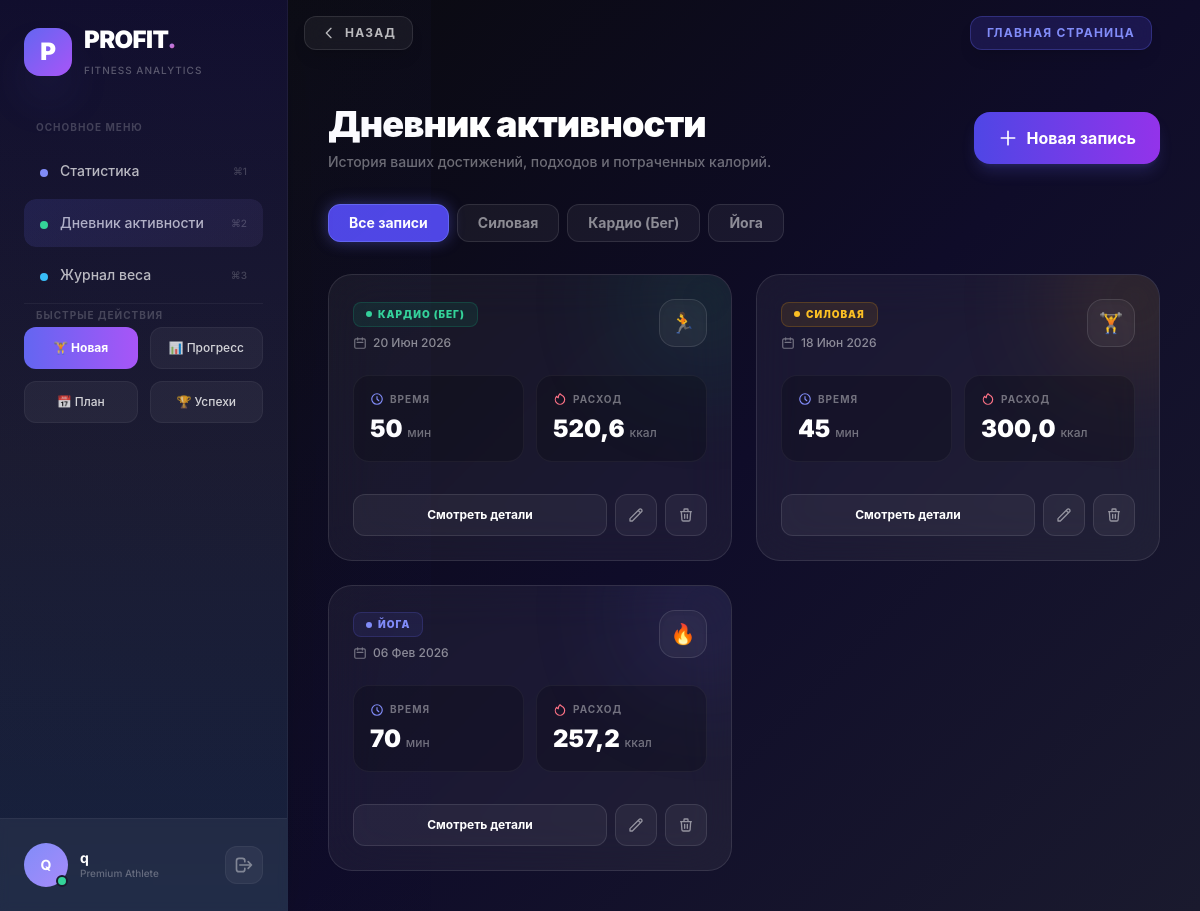
The app's page /workouts/ (signed in), older data.
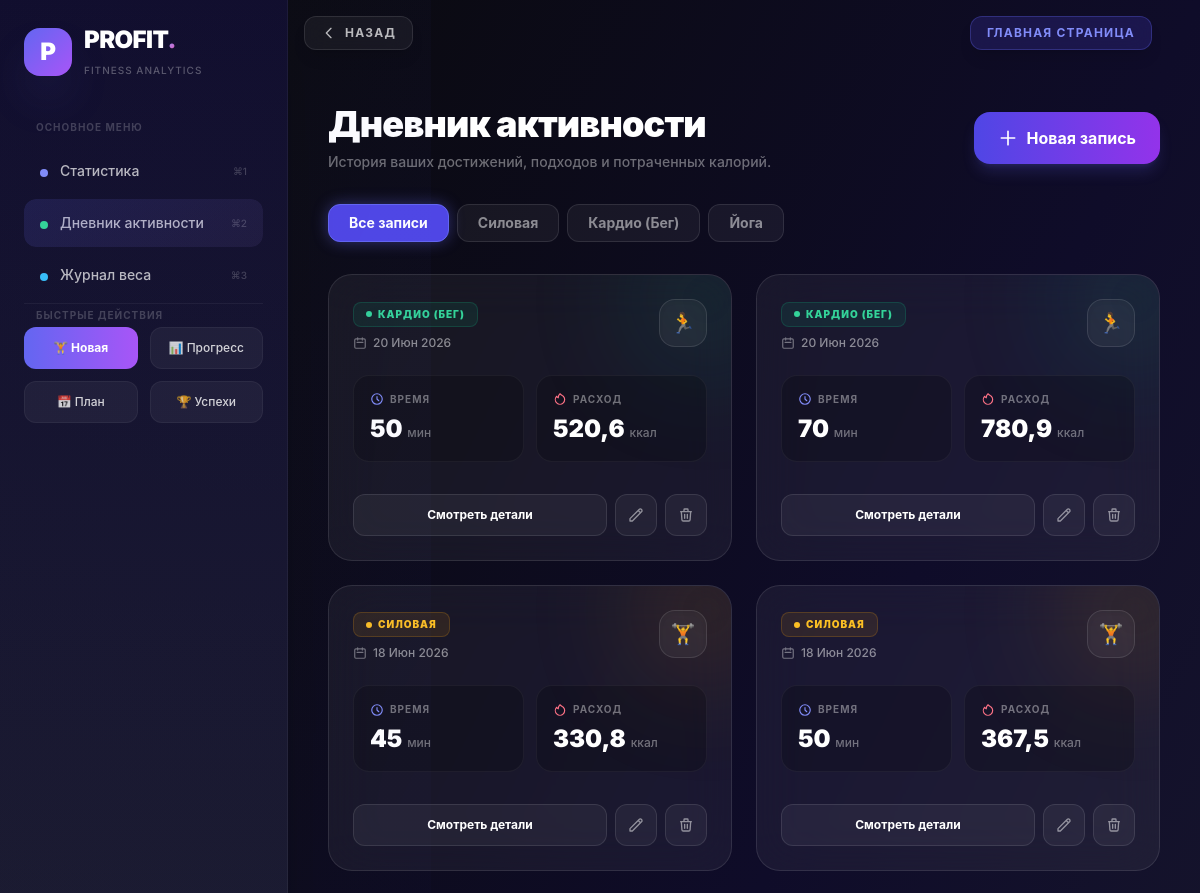
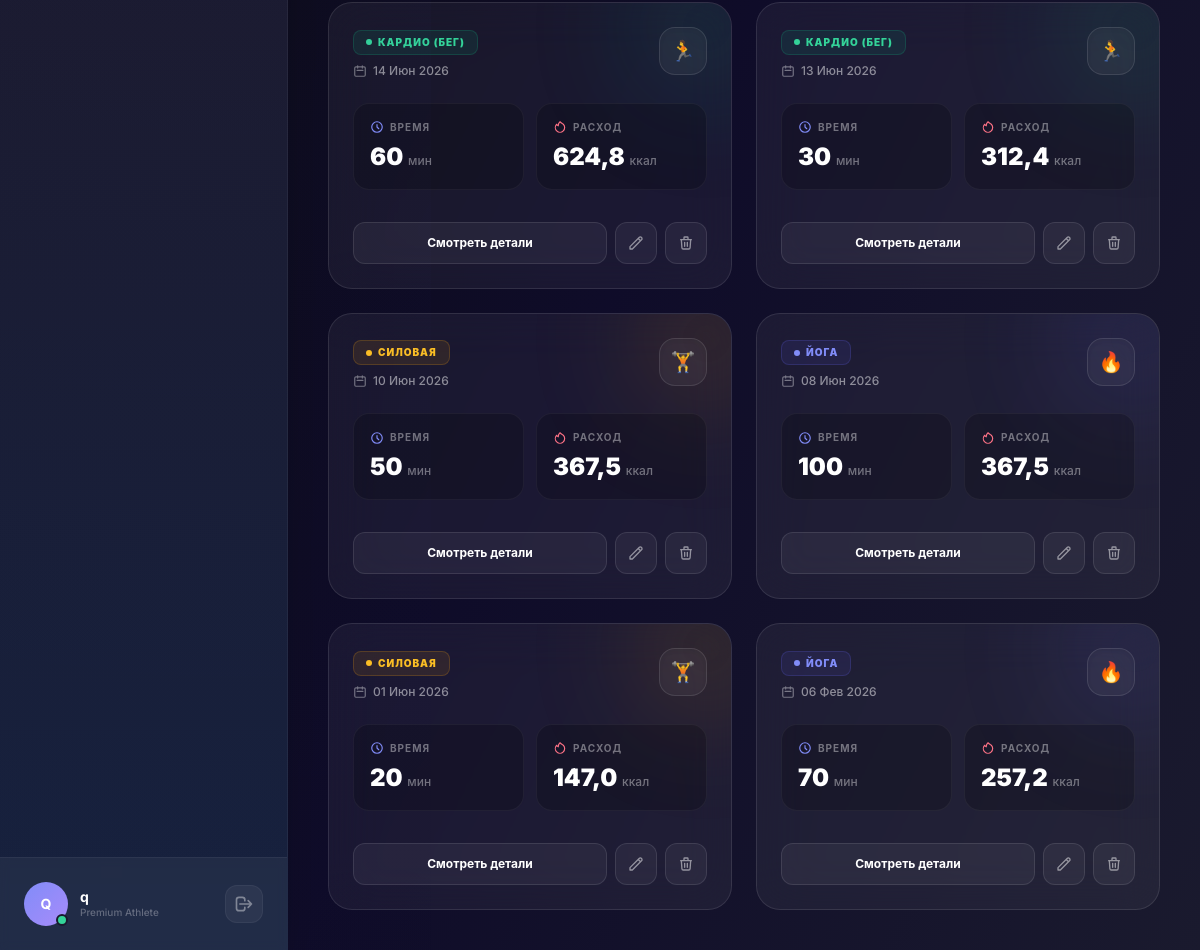
The same page, newer data (2 pictures, top to bottom).
### apps/workouts/models.py (models this page shows, shortened)
class WorkoutType(models.Model):
    name = models.CharField(max_length=50, unique=True)
    met_coefficient = models.FloatField(default=5.0, help_text="Используется для точного расчета ккал по формуле MET")
    class Meta:
        verbose_name = 'Тип тренировки'
        verbose_name_plural = 'Типы тренировок'

class Workout(models.Model):
    user = models.ForeignKey(User, on_delete=models.CASCADE, related_name='workouts')
    date = models.DateField()
    type = models.ForeignKey(WorkoutType, on_delete=models.PROTECT)
    duration_minutes = models.PositiveIntegerField()
    calories_burned = models.FloatField()
    class Meta:
        verbose_name = 'Тренировка'
        verbose_name_plural = 'Тренировки'
        ordering = ['-date']

### apps/workouts/views.py (the view)
# urls.py: path('', WorkoutListView.as_view(), name='workout_list'),
class WorkoutListView(LoginRequiredMixin, ListView):
    model = Workout
    template_name = 'workouts/workout_list.html'
    context_object_name = 'workouts'
    paginate_by = 10
    def get_queryset(self):
        queryset = Workout.objects.filter(user=self.request.user).select_related('type')
        type_id = self.request.GET.get('type')
        if type_id:
            queryset = queryset.filter(type_id=type_id)
        return queryset
    def get_context_data(self, **kwargs):
        context = super().get_context_data(**kwargs)
        context['workout_types'] = WorkoutType.objects.all()
        context['active_type'] = self.request.GET.get('type', '')
        return context

### templates/workouts/workout_list.html (shortened to what the changed rows need)
{% extends 'base.html' %}
{% block content %}
<div class="flex flex-col md:flex-row justify-between items-start md:items-center mb-8 gap-6">
    <div>
        <h2 class="text-4xl font-black text-white tracking-tight flex items-center gap-3">
            Дневник активности
        </h2>
    </div>
</div>
{% if workout_types %}
<div class="flex flex-wrap gap-2 mb-8">
    <a href="{% url 'workouts:workout_list' %}"
       class="px-5 py-2 rounded-xl text-sm font-bold transition-all duration-300 border
       {% if not active_type %}
           bg-indigo-600 border-indigo-500 text-white shadow-[0_0_15px_rgba(99,102,241,0.4)]
       {% else %}
           bg-white/5 border-white/10 text-white/50 hover:bg-white/10 hover:text-white
       {% endif %}">
        Все записи
    </a>
    {% for w_type in workout_types %}
    <a href="?type={{ w_type.id }}"
       class="px-5 py-2 rounded-xl text-sm font-bold transition-all duration-300 border
       {% if active_type == w_type.id|stringformat:'s' %}
           {% if w_type.name == 'Силовая' %}
               bg-amber-500/20 border-amber-500 text-amber-400 shadow-[0_0_15px_rgba(245,158,11,0.2)]
           {% elif w_type.name == 'Кардио' or 'Бег' in w_type.name %}
               bg-emerald-500/20 border-emerald-500 text-emerald-400 shadow-[0_0_15px_rgba(16,185,129,0.2)]
           {% else %}
               bg-indigo-600 border-indigo-500 text-white shadow-[0_0_15px_rgba(99,102,241,0.4)]
           {% endif %}
       {% else %}
           bg-white/5 border-white/10 text-white/50 hover:bg-white/10 hover:text-white
       {% endif %}">
        {{ w_type.name }}
    </a>
    {% endfor %}
</div>
{% endif %}
{% if workouts %}
<div class="grid grid-cols-1 md:grid-cols-2 xl:grid-cols-3 gap-6">
    {% for workout in workouts %}
    <div class="bg-white/5 backdrop-blur-xl rounded-3xl p-6 border border-white/10 hover:border-white/20 hover:-translate-y-1 transition-all duration-500 group flex flex-col relative overflow-hidden">
        <div class="absolute -top-10 -right-10 w-32 h-32 rounded-full blur-3xl opacity-20 group-hover:opacity-40 transition-opacity duration-500 pointer-events-none
            {% if workout.type.name == 'Силовая' %}bg-amber-500
            {% elif workout.type.name == 'Кардио' or 'Бег' in workout.type.name %}bg-emerald-500
            {% else %}bg-indigo-500{% endif %}">
        </div>
        <div class="flex justify-between items-start mb-6 relative z-10">
            <div>
                <span class="inline-flex items-center gap-1.5 px-3 py-1 text-[10px] font-black uppercase tracking-widest rounded-lg mb-2 border
                    {% if workout.type.name == 'Силовая' %}bg-amber-500/10 text-amber-400 border-amber-500/20
                    {% elif workout.type.name == 'Кардио' or 'Бег' in workout.type.name %}bg-emerald-500/10 text-emerald-400 border-emerald-500/20
                    {% else %}bg-indigo-500/10 text-indigo-400 border-indigo-500/20{% endif %}">
                    <span class="w-1.5 h-1.5 rounded-full animate-pulse
                        {% if workout.type.name == 'Силовая' %}bg-amber-400
                        {% elif workout.type.name == 'Кардио' or 'Бег' in workout.type.name %}bg-emerald-400
                        {% else %}bg-indigo-400{% endif %}"></span>
                    {{ workout.type.name }}
                </span>
                <p class="text-xs font-medium text-white/50 flex items-center gap-1.5">
                    <svg class="w-3.5 h-3.5 text-white/40" fill="none" stroke="currentColor" viewBox="0 0 24 24"><path stroke-linecap="round" stroke-linejoin="round" stroke-width="2" d="M8 7V3m8 4V3m-9 8h10M5 21h14a2 2 0 002-2V7a2 2 0 00-2-2H5a2 2 0 00-2 2v12a2 2 0 002 2z"/></svg>
                    {{ workout.date|date:"d M Y" }}
                </p>
            </div>
            <div class="w-12 h-12 rounded-2xl bg-white/5 flex items-center justify-center border border-white/10 group-hover:bg-white/10 transition-colors shadow-inner">
                <span class="text-xl">
                    {% if workout.type.name == 'Силовая' %}🏋️
                    {% elif workout.type.name == 'Кардио' or 'Бег' in workout.type.name %}🏃
                    {% else %}🔥{% endif %}
                </span>
            </div>
        </div>
        <div class="grid grid-cols-2 gap-3 mb-8 flex-grow relative z-10">
            <div class="bg-black/20 rounded-2xl p-4 border border-white/5">
                <p class="text-[10px] font-bold text-white/40 uppercase tracking-widest mb-1.5 flex items-center gap-1.5">
                    <svg class="w-3.5 h-3.5 text-indigo-400" fill="none" stroke="currentColor" viewBox="0 0 24 24"><path stroke-linecap="round" stroke-linejoin="round" stroke-width="2" d="M12 8v4l3 3m6-3a9 9 0 11-18 0 9 9 0 0118 0z"/></svg>
                    Время
                </p>
                <p class="text-2xl font-black text-white group-hover:text-indigo-300 transition-colors">{{ workout.duration_minutes }} <span class="text-xs font-medium text-white/40">мин</span></p>
            </div>
            <div class="bg-black/20 rounded-2xl p-4 border border-white/5">
                <p class="text-[10px] font-bold text-white/40 uppercase tracking-widest mb-1.5 flex items-center gap-1.5">
                    <svg class="w-3.5 h-3.5 text-rose-400" fill="none" stroke="currentColor" viewBox="0 0 24 24"><path stroke-linecap="round" stroke-linejoin="round" stroke-width="2" d="M17.657 18.657A8 8 0 016.343 7.343S7 9 9 10c0-2 .5-5 2.986-7C14 5 16.09 5.777 17.656 7.343A7.975 7.975 0 0120 13a7.975 7.975 0 01-2.343 5.657z"/></svg>
                    Расход
                </p>
                <p class="text-2xl font-black text-white group-hover:text-rose-300 transition-colors">{{ workout.calories_burned }} <span class="text-xs font-medium text-white/40">ккал</span></p>
            </div>
        </div>
        <div class="flex gap-2 relative z-10 mt-auto">
            <a href="{% url 'workouts:workout_detail' workout.pk %}" class="flex-1 py-3 text-center text-xs font-bold text-white bg-white/5 rounded-xl hover:bg-indigo-600 hover:text-white hover:shadow-[0_0_20px_rgba(99,102,241,0.4)] transition-all duration-300 border border-white/10 hover:border-indigo-500">
                Смотреть детали
            </a>
            <a href="{% url 'workouts:workout_edit' workout.pk %}" class="p-3 text-white/50 bg-white/5 rounded-xl hover:bg-amber-500 hover:text-white hover:shadow-[0_0_20px_rgba(245,158,11,0.4)] transition-all duration-300 border border-white/10 hover:border-amber-500" title="Редактировать">
                <svg class="w-4 h-4" fill="none" stroke="currentColor" viewBox="0 0 24 24">
                    <path stroke-linecap="round" stroke-linejoin="round" stroke-width="2" d="M15.232 5.232l3.536 3.536m-2.036-5.036a2.5 2.5 0 113.536 3.536L6.5 21.036H3v-3.572L16.732 3.732z"/>
                </svg>
            </a>
            <form action="{% url 'workouts:workout_delete' workout.pk %}" method="post" class="flex-none" onsubmit="return confirm('Вы уверены, что хотите удалить эту тренировку? Это действие необратимо.');">
                <button type="submit" class="p-3 text-white/50 bg-white/5 rounded-xl hover:bg-rose-500 hover:text-white hover:shadow-[0_0_20px_rgba(244,63,94,0.4)] transition-all duration-300 border border-white/10 hover:border-rose-500" title="Удалить">
                    <svg class="w-4 h-4" fill="none" stroke="currentColor" viewBox="0 0 24 24"><path stroke-linecap="round" stroke-linejoin="round" stroke-width="2" d="M19 7l-.867 12.142A2 2 0 0116.138 21H7.862a2 2 0 01-1.995-1.858L5 7m5 4v6m4-6v6m1-10V4a1 1 0 00-1-1h-4a1 1 0 00-1 1v3M4 7h16"></path></svg>
                </button>
            </form>
        </div>
    </div>
    {% endfor %}
</div>
{% endif %}
{% endblock %}

Row changes from the older to the newer data that the page shows:
added Workout: type.name "КАРДИО (БЕГ)", date "20 Июн 2026", duration_minutes "70", calories_burned "780,9"
changed Workout (number 3 of 10 on the later page): calories_burned "300,0" → "330,8"
added Workout: type.name "СИЛОВАЯ", date "18 Июн 2026", duration_minutes "50", calories_burned "367,5"
added Workout: type.name "КАРДИО (БЕГ)", date "14 Июн 2026", duration_minutes "60", calories_burned "624,8"
added Workout: type.name "КАРДИО (БЕГ)", date "13 Июн 2026", duration_minutes "30", calories_burned "312,4"
added Workout: type.name "СИЛОВАЯ", date "10 Июн 2026", duration_minutes "50", calories_burned "367,5"
added Workout: type.name "ЙОГА", date "08 Июн 2026", duration_minutes "100", calories_burned "367,5"
added Workout: type.name "СИЛОВАЯ", date "01 Июн 2026", duration_minutes "20", calories_burned "147,0"
